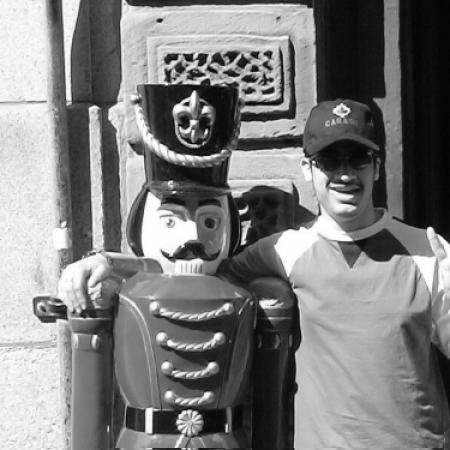
%> input picture HW1/Hi.tif, 450 x 450 px
$ octave q3a.m   (GNU Octave 9; MATLAB toolbox functions it lacks are replaced by stand-ins)
%> lines starting %> are read from the running program, lines starting %| are printed output that depends on the picture
### HW1/HW1_MSE.m
function MeanSquaredError = HW1_MSE(pic1,pic2)
%% Mahyar Onsori 9632093
%% Size Enquiry
[m,n]=size(pic1); %Since both Pictures have same size dimensions,we can also choose pic2 instead of pic1
%% Calculating The Sum of Squared Errors
Subtract=pic1-pic2;%% Creating Subtract Matrix
Squared=(double(Subtract)).^2; %%We convert to double since it was originally uint8 and had the limit of 255
Squares_sum=sum(sum(Squared)); %%We use sum of sum because sum of an Matrix returns a vector
nump=m*n;
MeanSquaredError=Squares_sum/nump;
end

### HW1/q3a.m
%% Mahyar Onsori 9632093
%%
clc
clear all
close all
%% Getting the picture
pic1=imread('Hi.tif');
%> pic1 is the input picture: size 450x450 uint8; min 0, max 255, mean 126.4
[m,n]=size(pic1);
%> m = 450; n = 450
%% Creating secondary picture
pic2=pic1-20;
%% Checking on possible minus elements
for i=1:m
    for j=1:n
        if (pic2(i,j)<0)
            pic2(i,j)=0;
        end
    end
end
%% Calling P2 Function
q3mse=HW1_MSE(pic1,pic2);
%> in HW1_MSE, `Subtract=pic1-pic2;`:
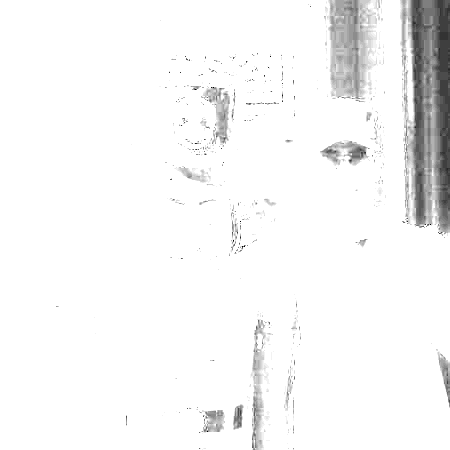
%> Subtract: size 450x450 uint8; min 0, max 20, mean 19.24; drawn with min black and max white
%> in HW1_MSE, `Squared=(double(Subtract)).^2;`:
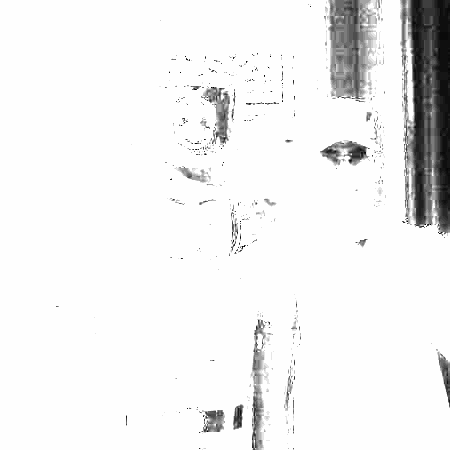
%> Squared: size 450x450 double; min 0, max 400, mean 376.9; drawn with min black and max white
%> in HW1_MSE, `Squares_sum=sum(sum(Squared));`: Squares_sum = 76319875
%> in HW1_MSE, `MeanSquaredError=Squares_sum/nump;`: MeanSquaredError = 376.9
%> q3mse = 376.9

$ run again, with HW1/football.jpg saved as HW1/Hi.tif
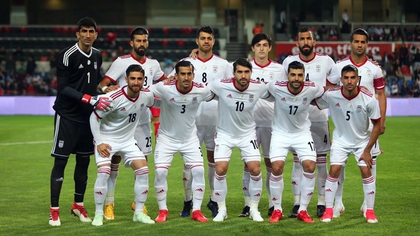
%> input picture HW1/football.jpg, 420 x 236 px, shrunk from 800 x 450 before the run
%> pic1 is the input picture: size 236x420x3 uint8; mean R, G, B 109.7, 112.8, 91.9
%> in HW1_MSE, `Subtract=pic1-pic2;`:
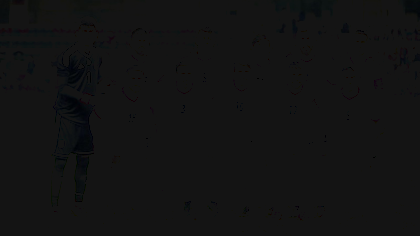
%> Subtract: size 236x420x3 uint8; mean R, G, B 19.27, 19.45, 19.58
%> in HW1_MSE, `Squared=(double(Subtract)).^2;`:
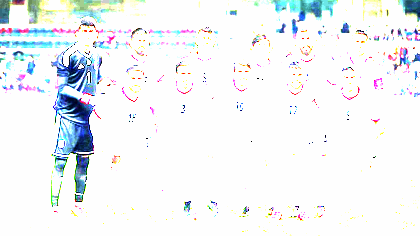
%> Squared: size 236x420x3 double; mean R, G, B 378.5, 383.3, 386.7; drawn with min black and max white
%> Squares_sum = [37516450 37988653 38326848]
%> MeanSquaredError = [126.2 127.8 128.9]

$ run again, with HW1/volleyball.jpg saved as HW1/Hi.tif
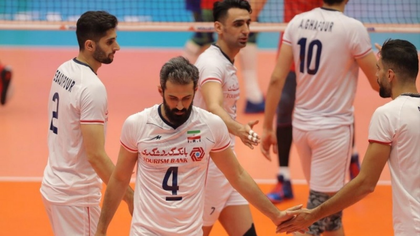
%> input picture HW1/volleyball.jpg, 420 x 236 px, shrunk from 800 x 450 before the run
%> pic1 is the input picture: size 236x420x3 uint8; mean R, G, B 179.1, 132.6, 117.1
%> in HW1_MSE, `Squared=(double(Subtract)).^2;`:
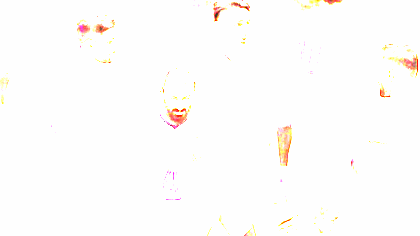
%> Squared: size 236x420x3 double; mean R, G, B 399.9, 397.8, 395.8; drawn with min black and max white
%> Squares_sum = [39636212 39434681 39231593]
%> MeanSquaredError = [133.3 132.6 131.9]
